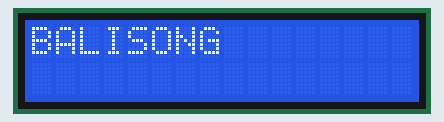
The sketch below on a simulated Arduino Uno, built with avr-gcc and run on an emulated ATmega328P. On the bench: 16×2 character LCD.

Above: at 0.1 s.
At 5.4 s:
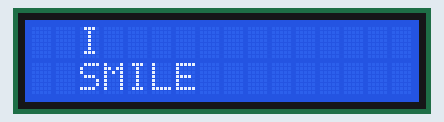
At 8.6 s:
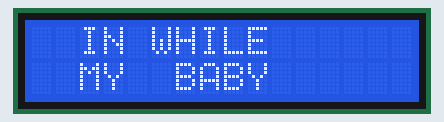
At 17.8 s:
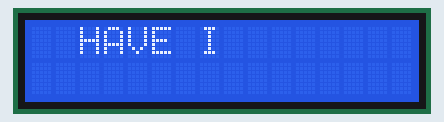
At 19.7 s:
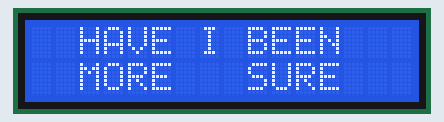
At 34.6 s:
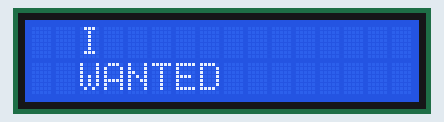

Measured:
- what the display in image 1 shows lasts 1.1 s, from 5.3 s to 6.4 s
- what the display in image 2 shows lasts 1.5 s, from 8.5 s to 10.0 s
- what the display in image 3 shows lasts 0.8 s, from 17.7 s to 18.5 s
- what the display in image 4 shows lasts 2.5 s, from 19.7 s to 22.2 s
- what the display in image 5 shows lasts 1.6 s, from 34.6 s to 36.2 s

The sketch:

balisong-lyrics-code.ino
```cpp
#include <Wire.h>
#include <LiquidCrystal_I2C.h>

LiquidCrystal_I2C lcd(0x27, 16, 2);


void setup()
{
  lcd.init();
  lcd.backlight();
  lcd.setCursor(0, 0);
  lcd.print("BALISONG");
  delay(4000);
  lcd.clear();

}

void loop()
{
  lcd.setCursor(2, 0);
  lcd.print("YOU");
  delay(250);
  lcd.setCursor(9, 0);
  lcd.print("ARE");
  delay(250);
  lcd.setCursor(2, 1);
  lcd.print("THE");
  delay(250);
  lcd.setCursor(6, 1);
  lcd.print("REASON");
  delay(250);
  lcd.clear();

  lcd.setCursor(2, 0);
  lcd.print("I");
  delay(200);
  lcd.setCursor(2, 1);
  lcd.print("SMILE");
  delay(1100);
  lcd.clear();

  lcd.setCursor(2, 0);
  lcd.print("YOU");
  delay(250);
  lcd.setCursor(8, 0);
  lcd.print("PUT");
  delay(250);
  lcd.setCursor(2, 1);
  lcd.print("THE");
  delay(250);
  lcd.setCursor(6, 1);
  lcd.print("WORTH");
  delay(250);
  lcd.clear();

  lcd.setCursor(2, 0);
  lcd.print("IN");
  delay(300);
  lcd.setCursor(2, 1);
  lcd.print("MY");
  delay(300);
  lcd.setCursor(5, 0);
  lcd.print("WHILE");
  delay(500);
  lcd.setCursor(6, 1);
  lcd.print("BABY");
  delay(1500);
  lcd.clear();
  delay(1000);

  lcd.setCursor(2, 0);
  lcd.print("YOU'RE");
  delay(300);
  lcd.setCursor(2, 1);
  lcd.print("EVERYTHING");
  delay(600);
  lcd.clear();

  lcd.setCursor(2, 0);
  lcd.print("I");
  delay(300);
  lcd.setCursor(2, 1);
  lcd.print("WANTED");
  delay(1600);
  lcd.clear();
  delay(2500);

  lcd.setCursor(2, 0);
  lcd.print("NEVER");
  delay(350);
  lcd.setCursor(8, 0);
  lcd.print("IN");
  delay(300);
  lcd.setCursor(2, 1);
  lcd.print("MY");
  delay(300);
  lcd.setCursor(6, 1);
  lcd.print("LIFE");
  delay(400);
  lcd.clear();

  lcd.setCursor(2, 0);
  lcd.print("HAVE I");
  delay(700);
  lcd.setCursor(9, 0);
  lcd.print("BEEN");
  delay(600);
  lcd.setCursor(2, 1);
  lcd.print("MORE");
  delay(600);
  lcd.setCursor(9, 1);
  lcd.print("SURE");
  delay(2500);
  lcd.clear();

  lcd.setCursor(2, 0);
  lcd.print("YOU'RE");
  delay(300);
  lcd.setCursor(2, 1);
  lcd.print("EVERYTHING");
  delay(600);
  lcd.clear();

  lcd.setCursor(2, 0);
  lcd.print("I");
  delay(300);
  lcd.setCursor(2, 1);
  lcd.print("WANTED");
  delay(3000);
  lcd.clear();
}
```
